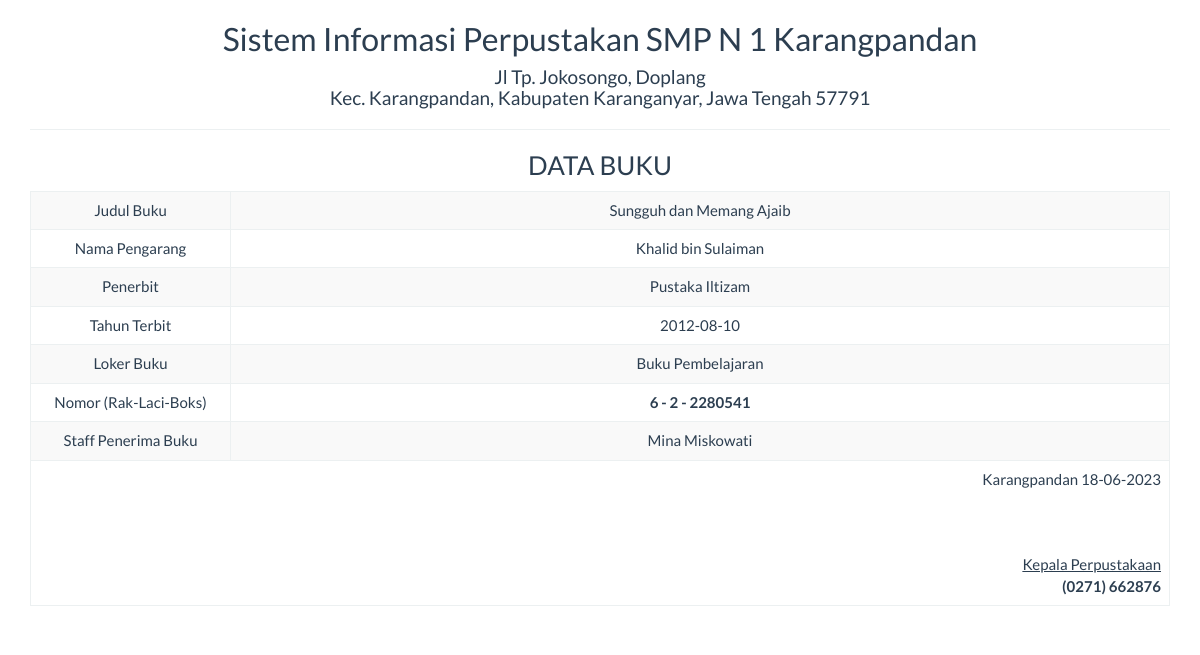
The app's page /report/buku_satu.php?id=64 with its own data.
### tables this page shows
CREATE TABLE `buku` (
  `id` int(5) NOT NULL,
  `loker_buku` varchar(25) NOT NULL,
  `no_rak` int(5) NOT NULL,
  `no_laci` int(5) NOT NULL,
  `no_boks` int(5) NOT NULL,
  `judul_buku` varchar(100) NOT NULL,
  `nama_pengarang` varchar(100) NOT NULL,
  `tahun_terbit` date NOT NULL,
  `penerima` varchar(50) NOT NULL,
  `penerbit` varchar(50) NOT NULL,
  `status` varchar(25) NOT NULL,
  `keterangan` varchar(100) NOT NULL
);

### report/buku_satu.php (the view, shortened to what this page needs)
<!DOCTYPE html>
<html>
    <head>
        <link href="../Assets/css/bootstrap.min.css" rel="stylesheet" type="text/css"/>
    </head>
    <body onload="print()">
        <?php
        include '../config/koneksi.php';
        $sql = "SELECT * FROM buku WHERE id='" . $_GET ['id'] . "'";
        $query = mysqli_query($koneksi, $sql) or die("SQL Detail error");
        $data = mysqli_fetch_array($query);
        ?>
        <div class="container">
            <div class='row'>
                <div class="col-sm-12">
                    <div class="text-center">
                        <h2>Sistem Informasi Perpustakan SMP N 1 Karangpandan</h2>
                        <h4>Jl Tp. Jokosongo, Doplang<br>Kec. Karangpandan, Kabupaten Karanganyar, Jawa Tengah 57791</h4>
                        <hr>
                        <h3>DATA BUKU</h3>
                        <table class="table table-bordered table-striped table-hover">
                            <tbody>
								<tr>
                                    <td>Judul Buku</td> <td><?= $data['judul_buku'] ?></td>
                                </tr>
                                <tr>
                                    <td width="200">Nama Pengarang</td> <td><?= $data['nama_pengarang'] ?></td>
                                <tr>
                                    <td>Penerbit</td> <td><?= $data['penerbit'] ?></td>
                                </tr>
                                 <tr>
                                    <td>Tahun Terbit</td> <td><?= $data['tahun_terbit'] ?></td>
                                </tr>
                                 <tr>
                                    <td>Loker Buku</td> <td><?= $data['loker_buku'] ?></td>
                                </tr>
                                <tr>
                                    <td>Nomor (Rak-Laci-Boks)</td> <td><strong><?= $data['no_rak'] ?> - <?= $data['no_laci'] ?> - <?= $data['no_boks'] ?></strong></td>
                                </tr>
								<tr>
                                    <td>Staff Penerima Buku</td> <td><?= $data['penerima'] ?></td>
                                </tr>
                            </tbody>
                            <tfoot>
                                <tr>
                                    <td colspan="2" class="text-right">
                                        Karangpandan  <?= date("d-m-Y") ?>
                                        <br><br><br><br>
                                        <u>Kepala Perpustakaan<strong></u><br>
                                        (0271) 662876
									</td>
								</tr>
							</tfoot>
                        </table>
                    </div>
                </div>
            </div>
    </body>
</html>

### records on screen
buku: judul_buku "Sungguh dan Memang Ajaib", nama_pengarang "Khalid bin Sulaiman", penerbit "Pustaka Iltizam", tahun_terbit "2012-08-10", loker_buku "Buku Pembelajaran", no_rak "6", no_laci "2", no_boks "2280541", penerima "Mina Miskowati"
